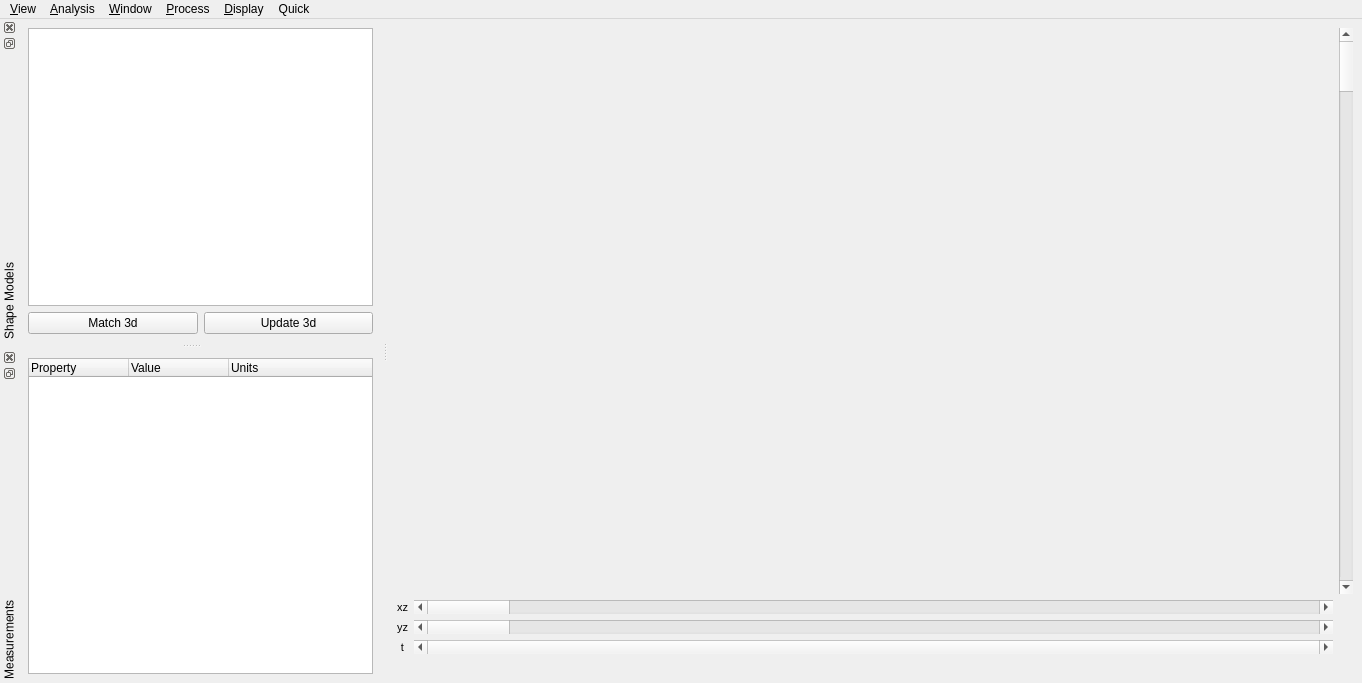
<?xml version="1.0" encoding="UTF-8"?>
<ui version="4.0">
 <class>EdgeWin</class>
 <widget class="QMainWindow" name="EdgeWin">
  <property name="geometry">
   <rect>
    <x>0</x>
    <y>0</y>
    <width>1362</width>
    <height>683</height>
   </rect>
  </property>
  <property name="sizePolicy">
   <sizepolicy hsizetype="Expanding" vsizetype="Expanding">
    <horstretch>0</horstretch>
    <verstretch>0</verstretch>
   </sizepolicy>
  </property>
  <property name="focusPolicy">
   <enum>Qt::ClickFocus</enum>
  </property>
  <property name="windowTitle">
   <string>EDGE4D</string>
  </property>
  <property name="unifiedTitleAndToolBarOnMac">
   <bool>true</bool>
  </property>
  <widget class="QWidget" name="centralwidget">
   <layout class="QGridLayout" name="gridLayout_8">
    <item row="1" column="0">
     <layout class="QGridLayout" name="gridLayout_2">
      <item row="0" column="0">
       <widget class="_3dView" name="view" native="true">
        <property name="sizePolicy">
         <sizepolicy hsizetype="Expanding" vsizetype="Expanding">
          <horstretch>0</horstretch>
          <verstretch>0</verstretch>
         </sizepolicy>
        </property>
        <property name="minimumSize">
         <size>
          <width>900</width>
          <height>500</height>
         </size>
        </property>
       </widget>
      </item>
      <item row="1" column="0">
       <layout class="QGridLayout" name="gridLayout_3">
        <item row="2" column="0">
         <widget class="QLabel" name="label_2">
          <property name="font">
           <font>
            <pointsize>8</pointsize>
           </font>
          </property>
          <property name="text">
           <string>yz</string>
          </property>
         </widget>
        </item>
        <item row="3" column="0">
         <widget class="QLabel" name="label_3">
          <property name="font">
           <font>
            <pointsize>8</pointsize>
           </font>
          </property>
          <property name="text">
           <string>t</string>
          </property>
          <property name="alignment">
           <set>Qt::AlignCenter</set>
          </property>
         </widget>
        </item>
        <item row="1" column="1">
         <widget class="QScrollBar" name="scrollYplane">
          <property name="sizePolicy">
           <sizepolicy hsizetype="Expanding" vsizetype="Fixed">
            <horstretch>0</horstretch>
            <verstretch>0</verstretch>
           </sizepolicy>
          </property>
          <property name="orientation">
           <enum>Qt::Horizontal</enum>
          </property>
         </widget>
        </item>
        <item row="1" column="0">
         <widget class="QLabel" name="label">
          <property name="font">
           <font>
            <pointsize>8</pointsize>
           </font>
          </property>
          <property name="text">
           <string>xz</string>
          </property>
         </widget>
        </item>
        <item row="3" column="1">
         <widget class="QScrollBar" name="scrollTime">
          <property name="sizePolicy">
           <sizepolicy hsizetype="Expanding" vsizetype="Fixed">
            <horstretch>0</horstretch>
            <verstretch>0</verstretch>
           </sizepolicy>
          </property>
          <property name="maximum">
           <number>0</number>
          </property>
          <property name="orientation">
           <enum>Qt::Horizontal</enum>
          </property>
         </widget>
        </item>
        <item row="2" column="1">
         <widget class="QScrollBar" name="scrollXplane">
          <property name="sizePolicy">
           <sizepolicy hsizetype="Expanding" vsizetype="Fixed">
            <horstretch>0</horstretch>
            <verstretch>0</verstretch>
           </sizepolicy>
          </property>
          <property name="orientation">
           <enum>Qt::Horizontal</enum>
          </property>
         </widget>
        </item>
       </layout>
      </item>
      <item row="0" column="1">
       <widget class="QScrollBar" name="scrollZplane">
        <property name="sizePolicy">
         <sizepolicy hsizetype="Fixed" vsizetype="Expanding">
          <horstretch>0</horstretch>
          <verstretch>0</verstretch>
         </sizepolicy>
        </property>
        <property name="orientation">
         <enum>Qt::Vertical</enum>
        </property>
       </widget>
      </item>
     </layout>
    </item>
    <item row="1" column="1">
     <layout class="QGridLayout" name="gridLayout_7"/>
    </item>
    <item row="2" column="0">
     <widget class="QLabel" name="infoLabel">
      <property name="font">
       <font>
        <weight>75</weight>
        <bold>true</bold>
       </font>
      </property>
      <property name="text">
       <string/>
      </property>
     </widget>
    </item>
   </layout>
  </widget>
  <widget class="QMenuBar" name="menubar">
   <property name="geometry">
    <rect>
     <x>0</x>
     <y>0</y>
     <width>1362</width>
     <height>27</height>
    </rect>
   </property>
   <widget class="QMenu" name="menu_View">
    <property name="title">
     <string>&amp;View</string>
    </property>
    <addaction name="actionLoad_Stack"/>
    <addaction name="separator"/>
    <addaction name="actionLoad_Directory"/>
    <addaction name="action_Quit"/>
   </widget>
   <widget class="QMenu" name="menu_Analysis">
    <property name="title">
     <string>&amp;Analysis</string>
    </property>
    <addaction name="actionSave_Labels"/>
    <addaction name="actionSave_Analysis"/>
    <addaction name="actionSave_Trajectory_Lengths"/>
    <addaction name="actionSave_Stable_Neighbors"/>
    <addaction name="actionSave_Neighbor_Swaps"/>
    <addaction name="actionSave_Neighbor_Analysis"/>
    <addaction name="actionSave_Neighbor_Counts"/>
    <addaction name="actionSave_All_Trajectories"/>
    <addaction name="actionSave_Contact_Analysis"/>
   </widget>
   <widget class="QMenu" name="menu_Window">
    <property name="title">
     <string>&amp;Window</string>
    </property>
    <addaction name="actionModels"/>
    <addaction name="actionMeasurements"/>
   </widget>
   <widget class="QMenu" name="menu_Process">
    <property name="title">
     <string>&amp;Process</string>
    </property>
    <addaction name="action_Segment"/>
    <addaction name="action_Measure"/>
    <addaction name="actionUpdate_Measurement_Parameters"/>
    <addaction name="actionSave_Ortho_Slices"/>
    <addaction name="actionSave_Processing"/>
   </widget>
   <widget class="QMenu" name="menu_Display">
    <property name="title">
     <string>&amp;Display</string>
    </property>
    <addaction name="actionToggle_Colors"/>
    <addaction name="actionToggle_Nuclei"/>
   </widget>
   <widget class="QMenu" name="menuQuick">
    <property name="title">
     <string>Quick</string>
    </property>
    <addaction name="actionSelect_Cell_Shapes"/>
    <addaction name="actionSelect_Trajectories"/>
    <addaction name="actionSelect_1_Neighbors"/>
    <addaction name="actionSelect_2_Neighbors"/>
    <addaction name="actionSelect_1_2_Neighbors_Right"/>
    <addaction name="actionSelect_1_2_Neighbors_Left"/>
    <addaction name="actionSelect_Custom_Neighbors_All"/>
   </widget>
   <addaction name="menu_View"/>
   <addaction name="menu_Analysis"/>
   <addaction name="menu_Window"/>
   <addaction name="menu_Process"/>
   <addaction name="menu_Display"/>
   <addaction name="menuQuick"/>
  </widget>
  <widget class="QDockWidget" name="mDock">
   <property name="sizePolicy">
    <sizepolicy hsizetype="Expanding" vsizetype="Expanding">
     <horstretch>0</horstretch>
     <verstretch>0</verstretch>
    </sizepolicy>
   </property>
   <property name="minimumSize">
    <size>
     <width>382</width>
     <height>320</height>
    </size>
   </property>
   <property name="features">
    <set>QDockWidget::DockWidgetClosable|QDockWidget::DockWidgetFloatable|QDockWidget::DockWidgetVerticalTitleBar</set>
   </property>
   <property name="allowedAreas">
    <set>Qt::LeftDockWidgetArea</set>
   </property>
   <property name="windowTitle">
    <string>Shape Models</string>
   </property>
   <attribute name="dockWidgetArea">
    <number>1</number>
   </attribute>
   <widget class="QWidget" name="dockWidgetContents">
    <layout class="QGridLayout" name="gridLayout">
     <item row="0" column="0">
      <widget class="QTreeWidget" name="mTree">
       <property name="focusPolicy">
        <enum>Qt::ClickFocus</enum>
       </property>
       <property name="alternatingRowColors">
        <bool>true</bool>
       </property>
       <property name="selectionMode">
        <enum>QAbstractItemView::MultiSelection</enum>
       </property>
       <attribute name="headerVisible">
        <bool>false</bool>
       </attribute>
       <column>
        <property name="text">
         <string notr="true">1</string>
        </property>
       </column>
      </widget>
     </item>
     <item row="1" column="0">
      <layout class="QHBoxLayout" name="horizontalLayout">
       <item>
        <widget class="QPushButton" name="refreshButton">
         <property name="focusPolicy">
          <enum>Qt::NoFocus</enum>
         </property>
         <property name="text">
          <string>Match 3d</string>
         </property>
        </widget>
       </item>
       <item>
        <widget class="QPushButton" name="updateButton">
         <property name="focusPolicy">
          <enum>Qt::NoFocus</enum>
         </property>
         <property name="text">
          <string>Update 3d</string>
         </property>
        </widget>
       </item>
      </layout>
     </item>
    </layout>
   </widget>
  </widget>
  <widget class="QDockWidget" name="zDock">
   <property name="sizePolicy">
    <sizepolicy hsizetype="Expanding" vsizetype="Expanding">
     <horstretch>0</horstretch>
     <verstretch>0</verstretch>
    </sizepolicy>
   </property>
   <property name="minimumSize">
    <size>
     <width>350</width>
     <height>330</height>
    </size>
   </property>
   <property name="features">
    <set>QDockWidget::DockWidgetClosable|QDockWidget::DockWidgetFloatable|QDockWidget::DockWidgetVerticalTitleBar</set>
   </property>
   <property name="allowedAreas">
    <set>Qt::LeftDockWidgetArea</set>
   </property>
   <property name="windowTitle">
    <string>Measurements</string>
   </property>
   <attribute name="dockWidgetArea">
    <number>1</number>
   </attribute>
   <widget class="QWidget" name="dockWidgetContents_2">
    <layout class="QGridLayout" name="gridLayout_4">
     <item row="0" column="0">
      <widget class="QTreeWidget" name="zTree">
       <property name="focusPolicy">
        <enum>Qt::ClickFocus</enum>
       </property>
       <property name="alternatingRowColors">
        <bool>true</bool>
       </property>
       <property name="columnCount">
        <number>3</number>
       </property>
       <attribute name="headerMinimumSectionSize">
        <number>80</number>
       </attribute>
       <column>
        <property name="text">
         <string notr="true">Property</string>
        </property>
       </column>
       <column>
        <property name="text">
         <string>Value</string>
        </property>
       </column>
       <column>
        <property name="text">
         <string>Units</string>
        </property>
       </column>
      </widget>
     </item>
    </layout>
   </widget>
  </widget>
  <action name="actionLoad_Stack">
   <property name="text">
    <string>Load Stack...</string>
   </property>
  </action>
  <action name="action_Quit">
   <property name="text">
    <string>&amp;Quit</string>
   </property>
  </action>
  <action name="actionModels">
   <property name="text">
    <string>Models</string>
   </property>
   <property name="shortcut">
    <string>Ctrl+M</string>
   </property>
  </action>
  <action name="actionMeasurements">
   <property name="text">
    <string>Measurements</string>
   </property>
   <property name="shortcut">
    <string>Ctrl+Z</string>
   </property>
  </action>
  <action name="action_Segment">
   <property name="text">
    <string>&amp;Segment</string>
   </property>
  </action>
  <action name="action_Measure">
   <property name="text">
    <string>&amp;Measure</string>
   </property>
  </action>
  <action name="actionSave_Labels">
   <property name="text">
    <string>Save Labels...</string>
   </property>
  </action>
  <action name="actionUpdate_Measurement_Parameters">
   <property name="text">
    <string>Update Measurement Parameters</string>
   </property>
  </action>
  <action name="actionSave_Analysis">
   <property name="text">
    <string>Save Analysis...</string>
   </property>
  </action>
  <action name="actionSave_Ortho_Slices">
   <property name="text">
    <string>Save Ortho Slices</string>
   </property>
  </action>
  <action name="actionToggle_Colors">
   <property name="checkable">
    <bool>false</bool>
   </property>
   <property name="text">
    <string>Toggle Colors</string>
   </property>
  </action>
  <action name="actionToggle_Nuclei">
   <property name="text">
    <string>Toggle Nuclei</string>
   </property>
   <property name="shortcut">
    <string>Ctrl+N</string>
   </property>
  </action>
  <action name="actionSave_Trajectory_Lengths">
   <property name="text">
    <string>Save Trajectory Lengths...</string>
   </property>
  </action>
  <action name="actionSelect_Cell_Shapes">
   <property name="text">
    <string>Select Cell Shapes..</string>
   </property>
  </action>
  <action name="actionSelect_Trajectories">
   <property name="text">
    <string>Select Trajectories...</string>
   </property>
  </action>
  <action name="actionSave_Stable_Neighbors">
   <property name="text">
    <string>Save Stable Neighbors...</string>
   </property>
  </action>
  <action name="actionSave_Neighbor_Swaps">
   <property name="text">
    <string>Save Neighbor Swaps...</string>
   </property>
  </action>
  <action name="actionSave_Neighbor_Analysis">
   <property name="text">
    <string>Save Neighbor Analysis...</string>
   </property>
  </action>
  <action name="actionSave_Neighbor_Counts">
   <property name="text">
    <string>Save Neighbor Counts...</string>
   </property>
  </action>
  <action name="actionSave_All_Trajectories">
   <property name="text">
    <string>Save All Trajectories...</string>
   </property>
  </action>
  <action name="actionSelect_1_Neighbors">
   <property name="text">
    <string>Select 1 Neighbors...</string>
   </property>
  </action>
  <action name="actionSelect_2_Neighbors">
   <property name="text">
    <string>Select 2 Neighbors...</string>
   </property>
  </action>
  <action name="actionSelect_1_2_Neighbors_Right">
   <property name="text">
    <string>Select 1,2 Neighbors Right...</string>
   </property>
  </action>
  <action name="actionSelect_1_2_Neighbors_Left">
   <property name="text">
    <string>Select 1,2 Neighbors Left...</string>
   </property>
  </action>
  <action name="actionSave_Contact_Analysis">
   <property name="text">
    <string>Save Contact Analysis...</string>
   </property>
  </action>
  <action name="actionSelect_Custom_Neighbors_All">
   <property name="text">
    <string>Select Custom Neighbors All...</string>
   </property>
  </action>
  <action name="actionSave_Processing">
   <property name="text">
    <string>Save Processing</string>
   </property>
  </action>
  <action name="actionLoad_Directory">
   <property name="text">
    <string>Load Directory....</string>
   </property>
  </action>
 </widget>
 <customwidgets>
  <customwidget>
   <class>_3dView</class>
   <extends>QWidget</extends>
   <header>3dview.hpp</header>
   <container>1</container>
  </customwidget>
 </customwidgets>
 <resources/>
 <connections/>
</ui>
